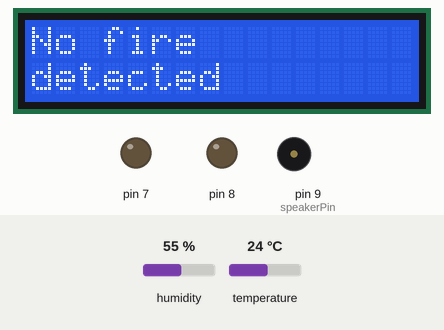
Recording of a sketch running on a simulated Arduino Uno, built with avr-gcc and run on an emulated ATmega328P. Shown: 16×2 character LCD, output pins drawn as LEDs (lit = HIGH), buzzer (waves = sounding, pin HIGH). Inputs (shaded band) come from the test bench; at power-on: temperature 24 °C, humidity 55 %. What the sketch prints to the serial monitor is not drawn.

Above: at 1.2 s.
1.3 s: temperature set to 27 °C
At 2.7 s:
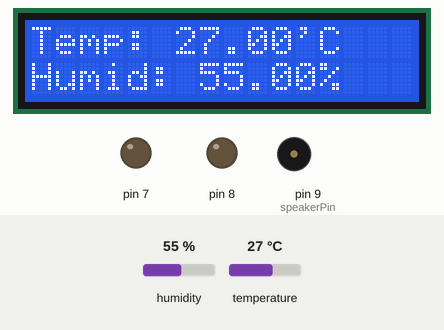
7.4 s: temperature set to 30 °C
At 10.8 s:
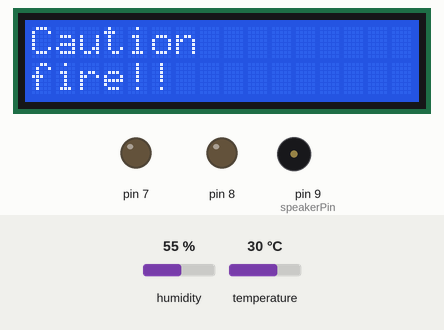
13.6 s: humidity set to 22 %
At 15.9 s:
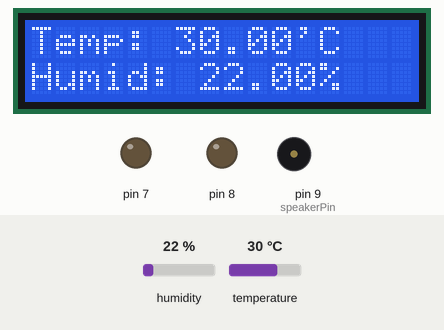
17.0 s: temperature set to 12 °C
At 19.3 s:
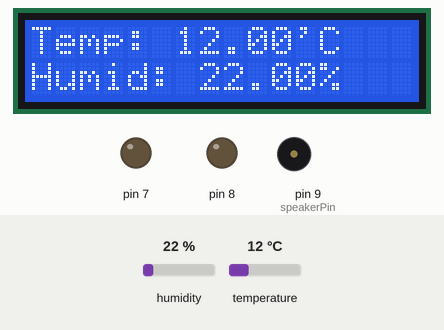
20.4 s: humidity set to 40 %
At 21.6 s:
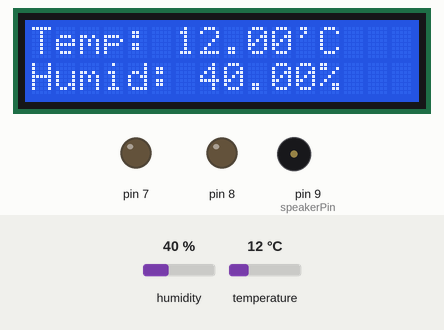
Timing chart, 0 to 24.3 s (numbered marks = the images above; inputs shaded):
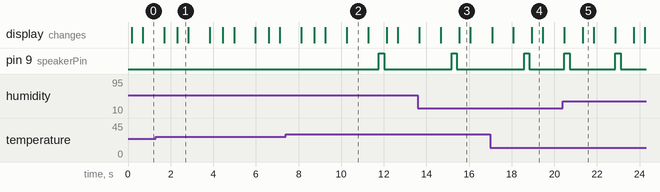

Measured:
- the behaviour switches between 28 and 29 °C on temperature (found by bisection; images 1 and 2)
- after the input at 7.4 s, pin 9 (speakerPin): LOW → HIGH after 4.4 s, → LOW 0.25 s later
- what the display in image 1 shows lasts 0.5 s, from 2.3 s to 2.8 s
- what the display in image 2 shows lasts 1.0 s, from 10.3 s to 11.3 s

The sketch:

DHT_11_Fire_Alarm.ino
```cpp
#include <LiquidCrystal_I2C.h> // Library for LCD
#include <Wire.h>
#include <Adafruit_Sensor.h>
#include <DHT.h>
int speakerPin = 9;
#define DHTPIN 6
#define DHTTYPE DHT11
LiquidCrystal_I2C lcd = LiquidCrystal_I2C(0x3F, 16, 2);
//0X3F IS LCD ADDRESS IN HEX, THERE ARE 16 COLUMNS AND 2 ROWS IN THE LCD
DHT dht(DHTPIN, DHTTYPE);
void setup() {
  Serial.begin(9600);
  lcd.init(); //INITIALISE THE LCD
  lcd.backlight(); //SWITCH ON THE BACKLIGHT
  dht.begin();
}

void loop() {

  float h = dht.readHumidity();
  float t = dht.readTemperature();
  float f = dht.readTemperature(true);
  pinMode(speakerPin, OUTPUT);
 for (int DigitalPin = 7; DigitalPin <= 9; DigitalPin++)
 {
  pinMode(DigitalPin, OUTPUT);
 }
  lcd.begin(16,2);  //16 by 2 character display
    lcd.clear();
  lcd.setCursor(0,0);
  lcd.print("Temp: ");
  lcd.print(t);  //printing temperarture to the LCD display
  lcd.print("'C");

  lcd.setCursor(0,1);
  lcd.print("Humid: ");
  lcd.print(h);  //printing humidity to the LCD display
  lcd.print("%");
  delay(500);
  lcd.clear();

 if (20 < t < 27) {
  lcd.setCursor (0,0);
  lcd.print("No fire");
  lcd.setCursor (0,1);
  lcd.print("detected");
  delay(1000);
  lcd.clear(); }
if (t>=29) {
  lcd.setCursor (0,0);
  lcd.print("Caution");
  lcd.setCursor (0,1);
  lcd.print("fire!!");
  delay(1000);
  lcd.clear(); }


  if (isnan(h) || isnan(t) || isnan(f)) {
    Serial.println("Failed to read from DHT sensor!");
    return;
  }

  Serial.print("Humidity: ");
  Serial.print(h);
  Serial.print(" %\t");
  Serial.print("Temperature: ");
  Serial.print(t);
  Serial.println(" *C ");
  if (t <= 20) {
    Serial.println("Too cold!");
    digitalWrite(speakerPin, HIGH);
    delay (250);
    digitalWrite(speakerPin, LOW);
  }
  if (20 < t < 27) {
    Serial.println("Perfect temperature!");
    delay (500);
  }
  if (t >= 29) {
    Serial.println("Too hot!");
    digitalWrite(speakerPin, HIGH);
    delay (250);
    digitalWrite(speakerPin, LOW);
  }

}
```
